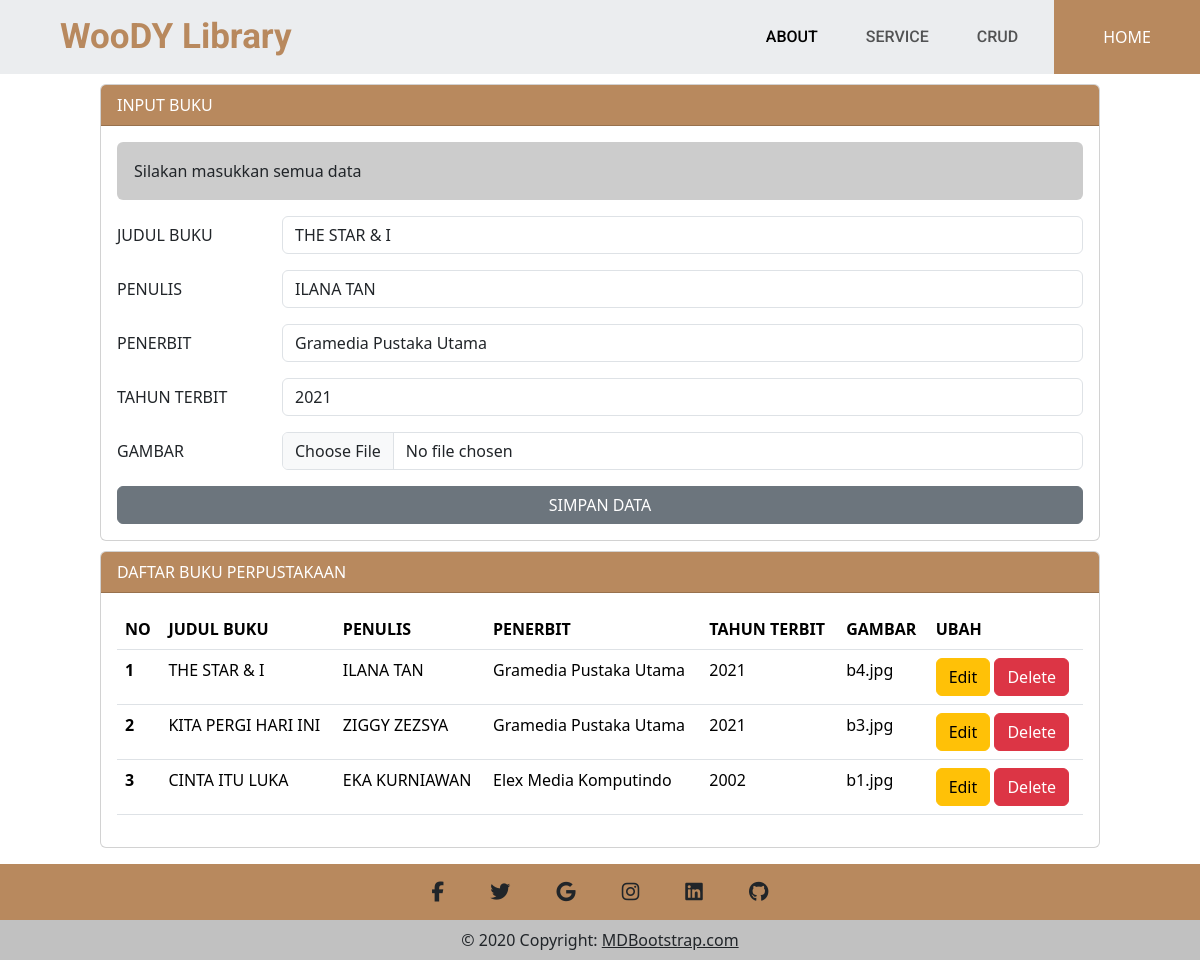
The app's page /index.php?op=edit&id=40 with its own data.
### index.php (the view, shortened to what this page needs)
<?php
include('koneksi.php');
$judulBuku = "";
$penulis = "";
$penerbit = "";
$tahunTerbit = "";
$error = "";
if (isset($_GET['op'])) {
    $op = $_GET['op'];
} else {
    $op = "";
}
if ($op == 'edit') {
    $id = $_GET['id'];
    $sql1 = "select * from `book-library` where id = '$id'";
    $q1 = mysqli_query($koneksi, $sql1);
    $r1 = mysqli_fetch_array($q1);
    $judulBuku = $r1['JUDUL BUKU'];
    $penulis = $r1['PENULIS'];
    $penerbit = $r1['PENERBIT'];
    $tahunTerbit = $r1['TAHUN TERBIT'];
}
if (isset($_POST['simpan'])) {
    $judulBuku = $_POST['judulBuku'];
    $penulis = $_POST['penulis'];
    $penerbit = $_POST['penerbit'];
    $tahunTerbit = $_POST['tahunTerbit'];
    $gambar = $_FILES['gambar']['name'];
    $source = $_FILES['gambar']['tmp_name'];
    move_uploaded_file($source, $gambar);
    if ($judulBuku && $penulis && $penerbit && $tahunTerbit && $gambar) {
        if ($op == 'edit') {
            $sql1 = "update `book-library` set `JUDUL BUKU` = '$judulBuku', `PENULIS` = '$penulis', `PENERBIT` = '$penerbit', `TAHUN TERBIT` = '$tahunTerbit', `GAMBAR` = `$gambar` where id = '$id'";
            $q1 = mysqli_query($koneksi, $sql1);
            if ($q1) {
                $sukses = "Data berhasil diupdate";
            } else {
                $error = "Data gagal diupdate";
            }
        } else {
            $sql1 = "INSERT INTO `book-library`(`JUDUL BUKU`, `PENULIS`, `PENERBIT`, `TAHUN TERBIT`, `GAMBAR`) values ('$judulBuku','$penulis','$penerbit','$tahunTerbit','$gambar')";
            $q1 = mysqli_query($koneksi, $sql1);
            if ($q1) {
                $sukses = "Berhasil memasukkan data baru";
            } else {
                $error = "Gagal memasukkan data";
            }
        }
    }
} else {
    $error = "Silakan masukkan semua data";
}
?>
<!DOCTYPE html>
<html lang="en">
<head>
    <link href="https://cdn.jsdelivr.net/npm/bootstrap@5.3.1/dist/css/bootstrap.min.css" rel="stylesheet"
>
</head>
<body>
    <nav class="hero navbar navbar-expand-lg p-0 stiky-top"  style="background-color: #EBEDEF;">
        <div class="container-fluid">
            <a class="navbar-brand ms-5"
                style="font-family: 'Roboto', sans-serif; font-size: 35px; font-weight: 700; color: #b8895e ;"
                href="#">WooDY Library</a>
            <div class="collapse navbar-collapse" id="navbarSupportedContent" style="font-size: 20
            px; font-family: 'Roboto', sans-serif; font-weight: 500;">
                <ul class="navbar-nav ms-auto mb-2 mb-lg-0">
                    <li class="nav-item mx-3">
                        <a class="nav-link active" aria-current="page" href="home.php #about">ABOUT</a>
                    </li>
                    <li class="nav-item mx-3">
                        <a class="nav-link" href="home.php #service">SERVICE</a>
                    </li>
                    <li class="nav-item mx-3">
                        <a class="nav-link" href="#">CRUD</a>
                    </li>
                </ul>
            </div>
        </div>
        <a href="home.php" class="btn text-white py-4 px-lg-5 d-lg-block rounded-0" style="background-color:#b8895e">HOME
        </a>
    </nav>
    <div class="mx-auto">
        <div class="card">
            <div class="card-header text-white" style="background-color: #b8895e">
                INPUT BUKU
            </div>
            <div class="card-body">
                <?php
                if ($error) {
                    ?>
                    <div class="alert" style="background-color: rgba(0, 0, 0, 0.2); role="alert">
                        <?php echo $error ?>
                    </div>
                    <?php
                }
                ?>
                <form action="" method="POST" enctype="multipart/form-data">
                    <div class="mb-3 row">
                        <label for="judulBuku" class="col-sm-2 col-form-label">JUDUL BUKU</label>
                        <div class="col-sm-10">
                            <input type="text" class="form-control" id="judulBuku" name="judulBuku"
                                value="<?php echo $judulBuku ?>">
                        </div>
                    </div>
                    <div class="mb-3 row">
                        <label for="penulis" class="col-sm-2 col-form-label">PENULIS</label>
                        <div class="col-sm-10">
                            <input type="text" class="form-control" id="penulis" name="penulis"
                                value="<?php echo $penulis ?>">
                        </div>
                    </div>
                    <div class="mb-3 row">
                        <label for="penerbit" class="col-sm-2 col-form-label">PENERBIT</label>
                        <div class="col-sm-10">
                            <input type="text" class="form-control" id="penerbit" name="penerbit"
                                value="<?php echo $penerbit ?>">
                        </div>
                    </div>
                    <div class="mb-3 row">
                        <label for="tahunTerbit" class="col-sm-2 col-form-label">TAHUN TERBIT</label>
                        <div class="col-sm-10">
                            <input type="text" class="form-control" id="tahunTerbit" name="tahunTerbit"
                                value="<?php echo $tahunTerbit ?>">
                        </div>
                    </div>
                    <div class="mb-3 row">
                        <label for="gambar" class="col-sm-2 col-form-label">GAMBAR</label>
                        <div class="col-sm-10">
                            <input type="file" class="form-control" id="gambar" name="gambar"
                                value="<?php echo $tahunTerbit ?>">
                        </div>
                    </div>
                    <div class="d-grid gap-2">
                        <button type="submit" class="btn btn-secondary" name="simpan">SIMPAN
                            DATA</button>
                    </div>
                </form>
            </div>
        </div>
        <div class="card mb-3">
            <div class="card-header text-white" style="background-color: #b8895e">
                DAFTAR BUKU PERPUSTAKAAN
            </div>
            <div class="card-body">
                <table class="table">
                    <thead>
                        <tr>
                            <th scope="col">NO</th>
                            <th scope="col">JUDUL BUKU</th>
                            <th scope="col">PENULIS</th>
                            <th scope="col">PENERBIT</th>
                            <th scope="col">TAHUN TERBIT</th>
                            <th scope="col">GAMBAR</th>
                            <th scope="col">UBAH</th>
                        </tr>
                    <tbody>
                        <?php
                        $sql2 = "Select * from `book-library` order by id desc";
                        $q2 = mysqli_query($koneksi, $sql2);
                        $urut = 1;
                        while ($r2 = mysqli_fetch_array($q2)) {
                            $id = $r2['id'];
                            $judulBuku = $r2['JUDUL BUKU'];
                            $penulis = $r2['PENULIS'];
                            $penerbit = $r2['PENERBIT'];
                            $tahunTerbit = $r2['TAHUN TERBIT'];
                            $gambar = $r2['GAMBAR'];
                            ?>
                            <tr>
                                <th scope="row">
                                    <?php echo $urut++ ?>
                                </th>
                                <td scope="row">
                                    <?php echo $judulBuku ?>
                                </td>
                                <td scope="row">
                                    <?php echo $penulis ?>
                                </td>
                                <td scope="row">
                                    <?php echo $penerbit ?>
                                </td>
                                <td scope="row">
                                    <?php echo $tahunTerbit ?>
                                </td>
                                <td scope="row">
                                    <?php echo $gambar ?>
                                </td>
                                <td scope="row">
                                    <a href="index.php?op=edit&id=<?php echo $id ?>"><button type="button"
                                            class="btn btn-warning">Edit</button></a>
                                    <a href="index.php?op=delete&id=<?php echo $id ?>"
                                        onclick="return confirm('Yakin mau delete data?')"><button type="button"
                                            class="btn btn-danger">Delete</button></a>
                                </td>
                            </tr>
                            <?php
                        }
                        ?>
                    </tbody>
                    </thead>
                </table>
            </div>
        </div>
    </div>
    <footer class="text-center text-white" style="background-color: #f1f1f1;">
        <div class="container-fluid p-0">
            <section class="p-0" style="background-color: #b8895e">
                <a class="btn btn-link btn-floating btn-lg text-dark m-1" href="#!" role="button"
                    data-mdb-ripple-color="dark"><i class="fa-brands fa-facebook-f"></i></a>
                <a class="btn btn-link btn-floating btn-lg text-dark m-1" href="#!" role="button"
                    data-mdb-ripple-color="dark"><i class="fab fa-twitter"></i></a>
                <a class="btn btn-link btn-floating btn-lg text-dark m-1" href="#!" role="button"
                    data-mdb-ripple-color="dark"><i class="fab fa-google"></i></a>
                <a class="btn btn-link btn-floating btn-lg text-dark m-1" href="#!" role="button"
                    data-mdb-ripple-color="dark"><i class="fab fa-instagram"></i></a>
                <a class="btn btn-link btn-floating btn-lg text-dark m-1" href="#!" role="button"
                    data-mdb-ripple-color="dark"><i class="fab fa-linkedin"></i></a>
                <a class="btn btn-link btn-floating btn-lg text-dark m-1" href="#!" role="button"
                    data-mdb-ripple-color="dark"><i class="fab fa-github"></i></a>
            </section>
        </div>
        <div class="text-center text-dark p-2" style="background-color: rgba(0, 0, 0, 0.2);">
            © 2020 Copyright:
            <a class="text-dark" href="https://mdbootstrap.com/">MDBootstrap.com</a>
        </div>
    </footer>
</body>
</html>

### index.php (style rules this page uses)
.mx-auto { width: 1000px; }
.card { margin-top: 10px; }

### records on screen
book-library: judulBuku "THE STAR & I", penulis "ILANA TAN", penerbit "Gramedia Pustaka Utama", tahunTerbit "2021", JUDUL BUKU "THE STAR & I", PENULIS "ILANA TAN", PENERBIT "Gramedia Pustaka Utama", TAHUN TERBIT "2021", GAMBAR "b4.jpg"
book-library: JUDUL BUKU "KITA PERGI HARI INI", PENULIS "ZIGGY ZEZSYA", PENERBIT "Gramedia Pustaka Utama", TAHUN TERBIT "2021", GAMBAR "b3.jpg"
book-library: JUDUL BUKU "CINTA ITU LUKA", PENULIS "EKA KURNIAWAN", PENERBIT "Elex Media Komputindo", TAHUN TERBIT "2002", GAMBAR "b1.jpg"

### other values on screen
$error "Silakan masukkan semua data"
